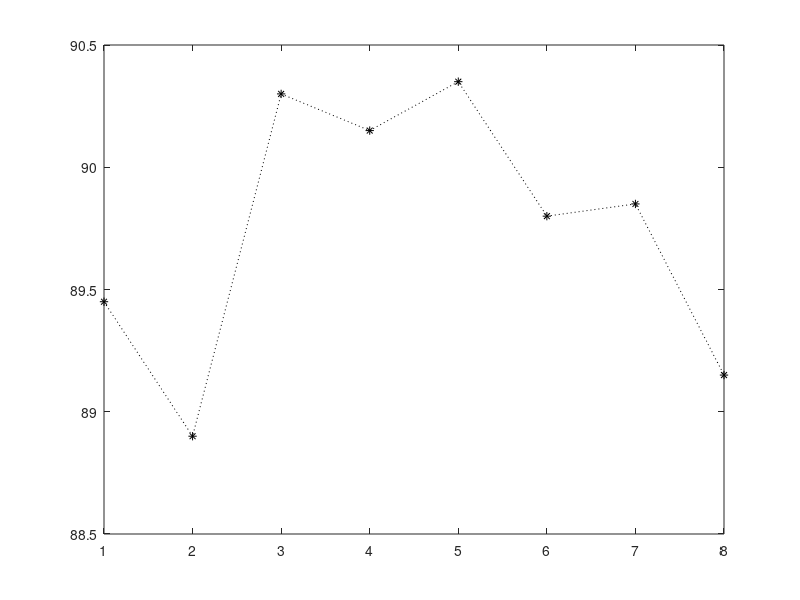

Here is the MATLAB script that generated this plot:
x = [1 2 3 4 5 6 7 8];
y = [89.45 88.9 90.30 90.15 90.35 89.8 89.85 89.15];
plot(x, y, ':black*');

%{
filename = 'sat_train_modified.txt';
filename1 = 'sat_test_modified.txt';
filename2 = 'sat_knn.txt';
M = csvread(filename);
M1 = csvread(filename1);
[rows, cols] = size(M);
[rows1, cols1] = size(M1);
X = M(1: rows, 1:cols - 1);
Y = M(1:rows, cols);
%delete filename2;
knn = ClassificationKNN.fit(X, Y, 'NumNeighbors', 8);
cnt = 0; cnt1 = 0;


x = M1(:, 1 : cols1 - 1);
y = M1(:, cols1);
x1 = knn.predict(x);
cmat = confusionmat(y, x1);
accu = 100 * sum(diag(cmat)) / sum(cmat(:))

for i = 1 : rows1
    x = M1(i, 1 : cols1 - 1);
    y = M1(i, cols1);
    x1 = knn.predict(x);
    if (x1 ~= y) 
        cnt = cnt + 1;
        ans = [x, y];
        %disp(ans);
        %dlmwrite(filename2, ans, '-append', 'delimiter', ',');
    end;
    
    cnt1 = cnt1 + 1;
end;



disp(cnt);
disp('misclassified out of');
disp(cnt1);
acc = 100*((cnt1 - cnt) / cnt1);
disp(acc);
%}